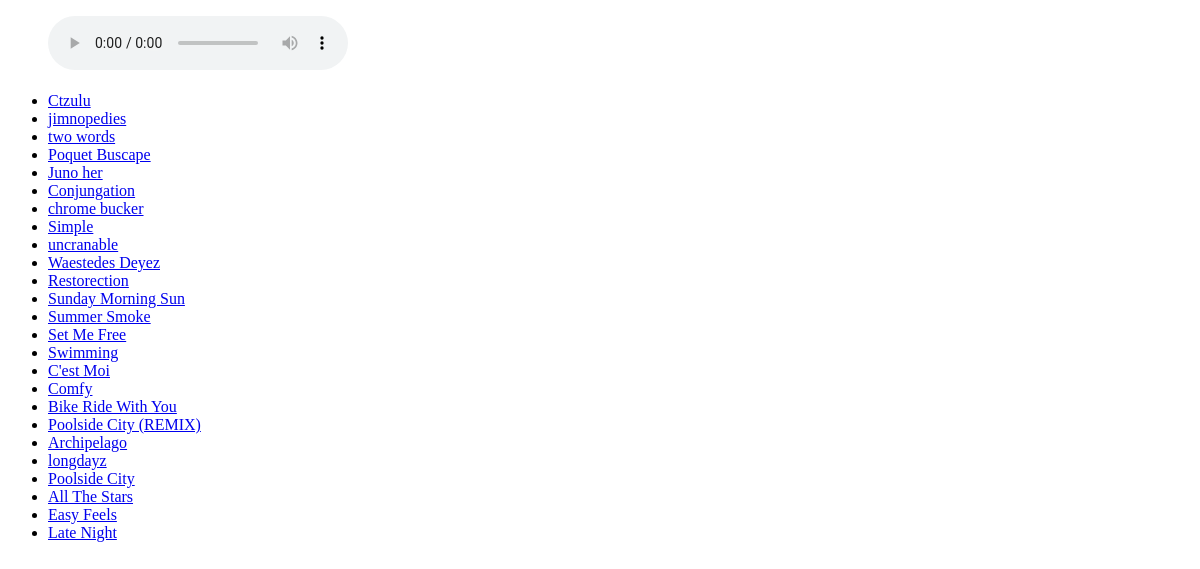
The app's page /, older data.
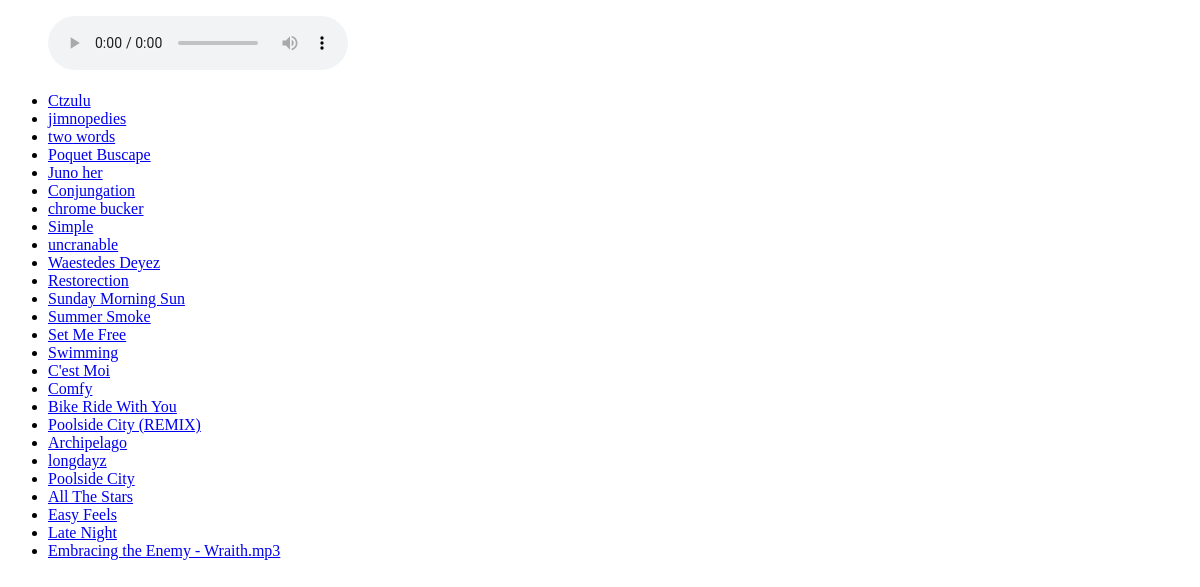
The same page, newer data.
### core/models.py (models this page shows, shortened)
class Song(models.Model):
    _id = models.AutoField(primary_key=True)
    title = models.CharField(max_length=200)
    path = models.CharField(max_length=200)
    duration = models.FloatField(default=0)
    start_time = models.FloatField(default=0)
    end_time = models.FloatField(default=0)
    bitrate = models.FloatField(default=0, blank=True)
    sample_rate = models.FloatField(default=0, blank=True)
    md5 = models.CharField(max_length=32, blank=True, default='')
    audio_format = models.CharField(max_length=10)
    mime_type = models.CharField(max_length=50)
    artist = models.ForeignKey(
        Artist, on_delete=models.CASCADE, default=0, related_name='songs')
    album = models.ForeignKey(
        Album, on_delete=models.CASCADE, null=True, blank=True, related_name='songs')
    folder = models.ForeignKey(
        Folder, on_delete=models.CASCADE, null=True, blank=True, related_name='songs')
    TALB = models.CharField(max_length=200, blank=True, default='')
    TCON = models.CharField(max_length=200, blank=True, default='')
    TCOP = models.CharField(max_length=400, blank=True, default='')
    TDRC = models.CharField(max_length=200, blank=True, default='')
    TIT2 = models.CharField(max_length=200, blank=True, default='')
    TOPE = models.CharField(max_length=200, blank=True, default='')
    TPE1 = models.CharField(max_length=200, blank=True, default='')
    TPE2 = models.CharField(max_length=200, blank=True, default='')
    TRCK = models.IntegerField(blank=True, default=0)
    WXXX = models.CharField(max_length=200, blank=True, default='')

### core/views.py (the view)
# urls.py: path('', PlaceholderSongsView.as_view()),
class PlaceholderSongsView(View):
    def get(self, request):
        songs = Song.objects.all()
        return render(request, 'core/songslist.html', {'songs': songs})

### core/templates/core/songslist.html (shortened to what this page needs)
<!doctype html>
<html lang="en">
<head>
</head>
<body>
<ul>
	<audio controls id='audio_core'></audio>
    <br><br>
    {% for song in songs %}
        <li>
            <a href="#" class="song-link" id="song{{ song.pk }}">{{ song.title }}</a>
        </li>
    {% endfor %}
</ul>
</body>
</html>

Row changes from the older to the newer data that the page shows:
added Song: title "Embracing the Enemy - Wraith.mp3"
